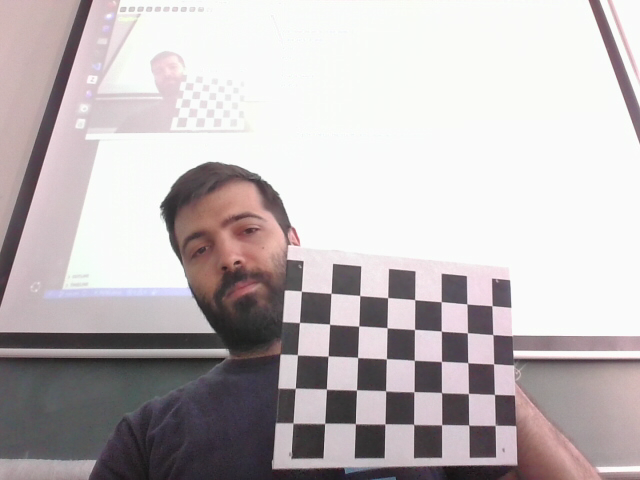
#> input picture output/calib/images/frame_0000.png, 640 x 480 px; its folder holds only this picture in this run
$ python 2_intrinsic_calibration.py
#> lines starting #> are read from the running program, lines starting #| are printed output that depends on the picture; after the words box and inside, x2 and y2 are one past the last pixel; in counts of white or black regions, pixels touching at a corner belong together; long printed decimals are rounded
import cv2
import os
import glob
import numpy as np


def intrinsic_calibrate(images_dir, rows, cols, cell_size, output_file):

#> called with images_dir = 'output/calib/images', rows = 5, cols = 8, cell_size = 30, output_file = 'output/calib/camera.npz'
    image_paths = sorted(glob.glob(os.path.join(images_dir, "*.png")) +
                         glob.glob(os.path.join(images_dir, "*.jpg")))

    objp = np.zeros((cols * rows, 3), np.float32)
    objp[:, :2] = np.mgrid[0:cols, 0:rows].T.reshape(-1, 2) * cell_size

    obj_points = []   # 3-D points in world space
    img_points = []   # 2-D points in image space
    criteria = (cv2.TERM_CRITERIA_EPS + cv2.TERM_CRITERIA_MAX_ITER, 30, 0.001)

    for image in image_paths:
        img = cv2.imread(image)
#> img is the input picture: shape (480, 640, 3); mean B, G, R 185.5, 183.9, 191
        gray = cv2.cvtColor(img, cv2.COLOR_BGR2GRAY)
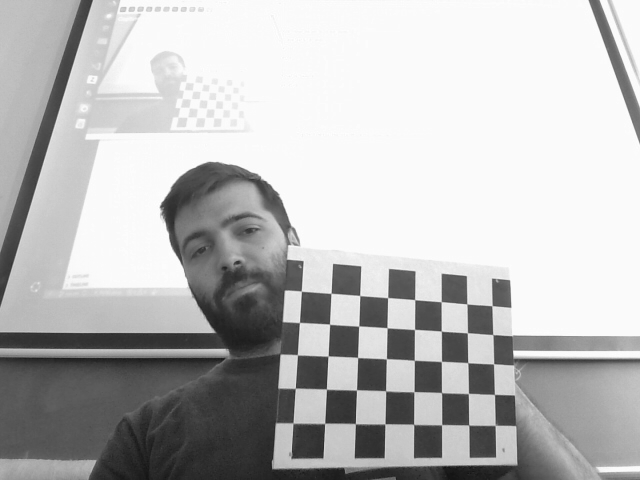
#> gray: shape (480, 640); min 19, max 255, mean 186.2
        image_size = gray.shape[::-1]   # (w, h)
#> image_size = (640, 480)

        found, corners = cv2.findChessboardCorners(gray, (cols, rows), None)
#> found = True; corners = 40 rows, first 8: [468.9, 425.1], [441.6, 424.8], [413.7, 424.5], [384.9, 424], [355.3, 423.6], [324.7, 423.4], [293, 423], [282, 417]

        if found:
            corners_refined = cv2.cornerSubPix(gray, corners, (11, 11), (-1, -1), criteria)
#> corners_refined = 40 rows, first 8: [468.7, 425.1], [441.6, 424.7], [413.7, 424.4], [384.9, 423.9], [355.4, 423.7], [324.6, 423.4], [293, 423.1], [293, 423.1]
            obj_points.append(objp)
            img_points.append(corners_refined)

            preview = img.copy()
            cv2.drawChessboardCorners(preview, (cols, rows), corners_refined, found)
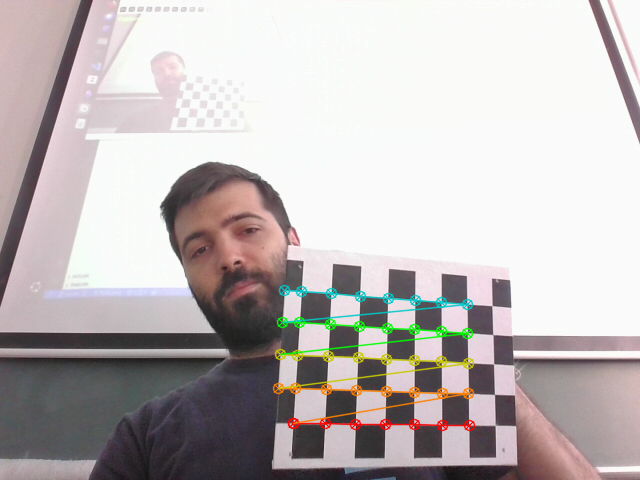
#> preview: shape (480, 640, 3); 2.59% of pixels changed, all inside (x1, y1, x2, y2) = (272, 284, 476, 432)
            cv2.imshow("Detected corners", preview)
            cv2.waitKey(100)
            print(f"  OK  {os.path.basename(image)}")

    cv2.destroyAllWindows()

    print(f"Valid images: {len(obj_points)}")
    print(f"image_size (W, H): {image_size}")
#| image_size (W, H): (640, 480)
    print(f"objp shape: {objp.shape}")
    print(f"img_points[0] shape: {img_points[0].shape}")
#| img_points[0] shape: (40, 1, 2)

    print(f"\nCalibrating with {len(obj_points)} images ...")
    rms, camera_matrix, dist_coeffs, rvecs, tvecs = cv2.calibrateCamera(
        obj_points, img_points, image_size, None, None, criteria=criteria)
#> rms = 3.74; camera_matrix = [[678.4, 0, 257.8], [0, 790.9, 199.3], [0, 0, 1]]; dist_coeffs = [[7.81, -380.9, 1.15, 0.862, 2612.2]]; rvecs = ([-0.817, -1.12, -2.79],); tvecs = ([181.6, 151.2, 945.6],)

    print(f"\nRMS reprojection error : {rms:.4f} px")
#| RMS reprojection error : 3.7392 px
    print("\nCamera matrix:\n", camera_matrix)
#| Camera matrix:
#|  [[678.446   0.         257.828]
#|  [  0.         790.893 199.336]
#|  [  0.           0.           1.        ]]
    print("\nDistortion coefficients:\n", dist_coeffs.ravel())
#| Distortion coefficients:
#|  [ 7.80851434e+00 -3.80875048e+02  1.14785304e+00  8.62061866e-01
#|   2.61223869e+03]

    np.savez(output_file, camera_matrix=camera_matrix, dist_coeffs=dist_coeffs, rms=rms)
    print(f"\nSaved to '{output_file}'")

    return camera_matrix, dist_coeffs, rms, image_size


if __name__ == "__main__":

    images_root_dir = "output/calib/images"
    output_file = "output/calib/camera.npz"
    intrinsic_calibrate(images_root_dir, 5, 8, 30.0, output_file)

$ run again, on output/calib/images/frame_0005.png
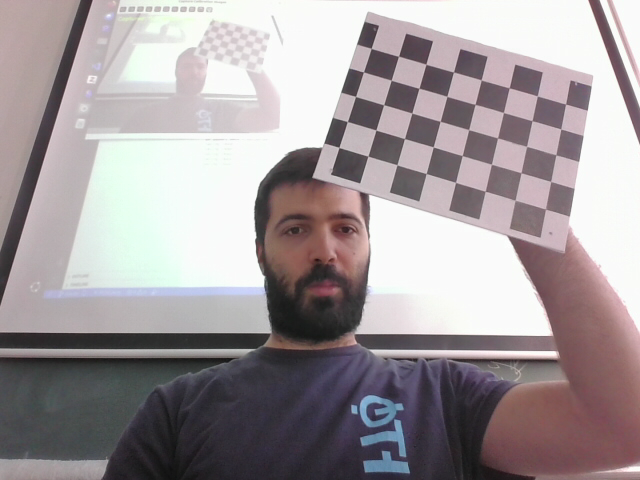
#> input picture output/calib/images/frame_0005.png, 640 x 480 px
#> in intrinsic_calibrate, img is the input picture: shape (480, 640, 3); mean B, G, R 156.2, 153.7, 161.6
#> in intrinsic_calibrate, `gray = cv2.cvtColor(img, cv2.COLOR_BGR2GRAY)`:
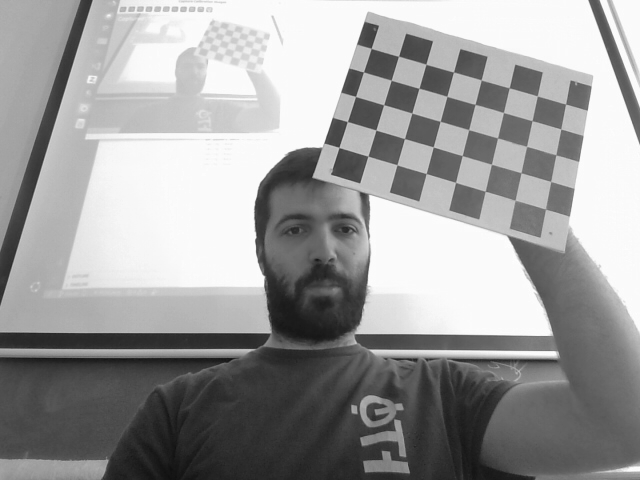
#> gray: shape (480, 640); min 16, max 255, mean 156.3
#> found = True; corners = 40 rows, first 8: [375, 54], [398.6, 56.26], [425.8, 64.21], [453.5, 72.13], [480.9, 79.79], [509.4, 87.64], [537, 96.03], [565.6, 104.2]
#> corners_refined = 40 rows, first 8: [371.1, 48.41], [398.5, 56.31], [425.8, 64.22], [453.5, 72.04], [481.2, 79.94], [509.2, 87.87], [537.3, 95.89], [565.6, 104.1]
#> in intrinsic_calibrate, `cv2.drawChessboardCorners(preview, (cols, rows), corners_refined, found)`:
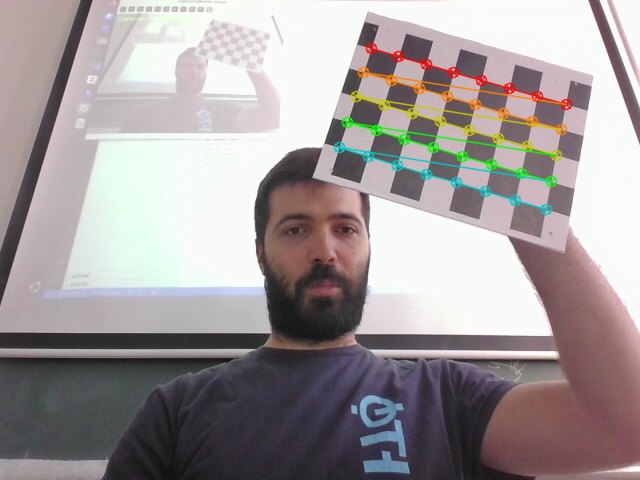
#> preview: shape (480, 640, 3); 2.76% of pixels changed, all inside (x1, y1, x2, y2) = (333, 42, 573, 216)
#| image_size (W, H): (640, 480)
#| img_points[0] shape: (40, 1, 2)
#> rms = 0.109; camera_matrix = [[569.8, 0, 319.6], [0, 583.2, 239.7], [0, 0, 1]]; dist_coeffs = [[0.00723, 0.133, -0.0025, -0.00279, -0.391]]; rvecs = ([-0.327, 0.0194, 0.304],); tvecs = ([54.98, -198.1, 606.4],)
#| RMS reprojection error : 0.1089 px
#| Camera matrix:
#|  [[569.811   0.         319.570]
#|  [  0.         583.163 239.732]
#|  [  0.           0.           1.        ]]
#| Distortion coefficients:
#|  [ 0.007227  0.1332 -0.002497 -0.002789 -0.3906]
